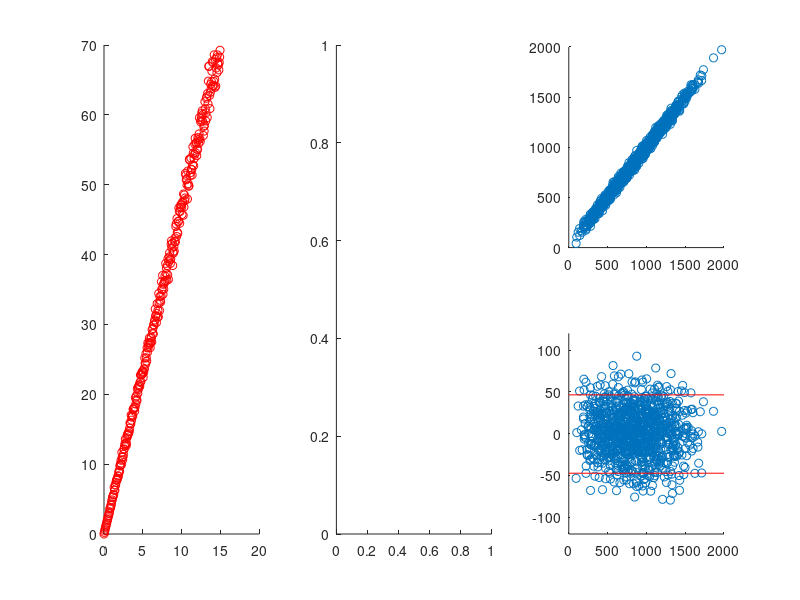

The MATLAB script that drew this image: (Note: this script raises an error after producing the figure.)

close all
eps=0;
set=[0,0]
for i=1:1000
a=[rand(1)*1500,rand(1)*1500,rand(1)*750];
b=[rand(1)*1500,rand(1)*1500,rand(1)*750];
an=a+[randn(),randn(),randn()]*eps;
bn=b+[randn(),randn(),randn()]*eps;
temp=a-b;
realdis=sqrt(sum(abs((temp.*temp))));
temp=an-bn;
experidis=sqrt(sum(abs((temp.*temp))));
set(1,i)=realdis;
set(2,i)=experidis;
end
subplot(231)
scatter(set(1,:),set(2,:))
subplot(234)
scatter(set(1,:),set(2,:)-set(1,:))
ylim([-120 120])

eps=10;
set=[0,0]
for i=1:1000
a=[rand(1)*1500,rand(1)*1500,rand(1)*750];
b=[rand(1)*1500,rand(1)*1500,rand(1)*750];
an=a+[randn(),randn(),randn()]*eps;
bn=b+[randn(),randn(),randn()]*eps;
temp=a-b;
realdis=sqrt(sum(abs((temp.*temp))));
temp=an-bn;
experidis=sqrt(sum(abs((temp.*temp))));
set(1,i)=realdis;
set(2,i)=experidis;
end
subplot(232)
scatter(set(1,:),set(2,:))
subplot(235)
scatter(set(1,:),set(2,:)-set(1,:))
ylim([-120 120])
temp=set(2,:)-set(1,:);
hold on
temp=sort(temp);
temp=temp([ceil(length(temp)*0.05),floor(length(temp)*0.95)]);
plot([0 2000],[temp(1),temp(1)],'r');plot([0 2000],[temp(2),temp(2)],'r')


eps=20;
set=[0,0]
for i=1:1000
a=[rand(1)*1500,rand(1)*1500,rand(1)*750];
b=[rand(1)*1500,rand(1)*1500,rand(1)*750];
an=a+[randn(),randn(),randn()]*eps;
bn=b+[randn(),randn(),randn()]*eps;
temp=a-b;
realdis=sqrt(sum(abs((temp.*temp))));
temp=an-bn;
experidis=sqrt(sum(abs((temp.*temp))));
set(1,i)=realdis;
set(2,i)=experidis;
end
subplot(233)
scatter(set(1,:),set(2,:))
subplot(236)
scatter(set(1,:),set(2,:)-set(1,:))
ylim([-120 120])
temp=set(2,:)-set(1,:)
%[mu,sigma,muci,sigmaci] =normfit(temp,0.05)
hold on
temp=sort(temp);
temp=temp([ceil(length(temp)*0.05),floor(length(temp)*0.95)]);
plot([0 2000],[temp(1),temp(1)],'r');plot([0 2000],[temp(2),temp(2)],'r')
%% concept picture
close all
subplot(131)
for eps=[0:0.05:15]

set=[0,0]
for i=1:1000
a=[rand(1)*1500,rand(1)*1500,rand(1)*750];
b=[rand(1)*1500,rand(1)*1500,rand(1)*750];
% an=a+[(rand(1)-0.5)/0.5,(rand(1)-0.5)/0.5,(rand(1)-0.5)/0.5]*eps;
% bn=b+[(rand(1)-0.5)/0.5,(rand(1)-0.5)/0.5,(rand(1)-0.5)/0.5]*eps;
an=a+[randn(),randn(),randn()]*eps;
bn=b+[randn(),randn(),randn()]*eps;
temp=a-b;
realdis=sqrt(sum(abs((temp.*temp))));
temp=an-bn;
experidis=sqrt(sum(abs((temp.*temp))));
set(1,i)=realdis;
set(2,i)=experidis;
end
temp=set(2,:)-set(1,:);
temp=sort(temp);
temp=temp([ceil(length(temp)*0.05),floor(length(temp)*0.95)]);
%[mu,sigma,muci,sigmaci] =normfit(temp);
%plot([eps,eps],muci,'r')
scatter(eps,temp(2)-temp(1),'r')
hold on

end
ylim([0 70])

%%   my result
subplot(132)
tempp=[];
load('V:\chuanyaoANDjiankang\3Dproject_DataFormXuGroupShare\230504CaliTest\2023_05_05_10_32_00_348618\DLCpredwcy2BY.mat')
temp=pred(:,:,1)-pred(:,:,2);
temp=sqrt(temp(:,1).^2+temp(:,2).^2+temp(:,3).^2);%plot(temp)
% k=[600:1000,1400:2000,2800:3300,3400:3600,3680:3880,4200:4300]
temp=temp(2500:3500); temp(isnan(temp))=[]; %temp=temp-mean(temp);
scatter(ones(1,length(temp)),temp);hold on
temp=sort(temp);
temp=temp([ceil(length(temp)*0.05),floor(length(temp)*0.95)]);
muci=temp;
plot([1-0.2,1+0.2],[muci(1),muci(1)],'r');hold on;plot([1-0.2,1+0.2],[muci(2),muci(2)],'r');hold on
%[mu,sigma,muci,sigmaci] =normfit(temp)
a=muci(2)-muci(1)
tempp=[tempp;temp];
%
load('V:\chuanyaoANDjiankang\3Dproject_DataFormXuGroupShare\230504CaliTest\2023_05_04_19_27_41_706046\DLCpredwcy2BY.mat')
temp=pred(:,:,1)-pred(:,:,2);
temp=sqrt(temp(:,1).^2+temp(:,2).^2+temp(:,3).^2);%plot(temp)
%k=[500:700,800:1200,1500:2100,2250:2350,2640:2740]
temp=temp(1500:2500); temp(isnan(temp))=[]; %temp=temp-mean(temp);              
scatter(ones(1,length(temp))*3,temp);hold on
temp=sort(temp);
temp=temp([ceil(length(temp)*0.05),floor(length(temp)*0.95)]);
muci=temp;
plot([3-0.2,3+0.2],[muci(1),muci(1)],'r');hold on;plot([3-0.2,3+0.2],[muci(2),muci(2)],'r');hold on
%[mu,sigma,muci,sigmaci] =normfit(temp)
b=muci(2)-muci(1)
tempp=[tempp;temp];
%
load('V:\chuanyaoANDjiankang\3Dproject_DataFormXuGroupShare\230504CaliTest\2023_05_04_19_27_41_706046\DLCpredwcy2BY.mat')
temp=pred(:,:,1)-pred(:,:,2);
temp=sqrt(temp(:,1).^2+temp(:,2).^2+temp(:,3).^2);%plot(temp)
temp=temp(4600:5600); temp(isnan(temp))=[];  %temp=temp-mean(temp);               
scatter(ones(1,length(temp))*2,temp);hold on
temp=sort(temp);
temp=temp([ceil(length(temp)*0.05),floor(length(temp)*0.95)]);
muci=temp;
plot([2-0.2,2+0.2],[muci(1),muci(1)],'r');hold on;plot([2-0.2,2+0.2],[muci(2),muci(2)],'r'); xlim([0.3 3.7]);ylim([200 900])
%[mu,sigma,muci,sigmaci] =normfit(temp)
c=muci(2)-muci(1)
tempp=[tempp;temp];

[a b c]
text(1,800,'31.90')
text(2,800,'33.85')
text(3,800,'31.79')
[mu,sigma,muci,sigmaci] =normfit(tempp)
d=muci(2)-muci(1)
%%
subplot(133)
for eps=[0:0.05:15]

set=[0,0]
for i=1:1000
a=[rand(1)*1500,rand(1)*1500,rand(1)*750];
b=[rand(1)*1500,rand(1)*1500,rand(1)*750];
% an=a+[(rand(1)-0.5)/0.5,(rand(1)-0.5)/0.5,(rand(1)-0.5)/0.5]*eps;
% bn=b+[(rand(1)-0.5)/0.5,(rand(1)-0.5)/0.5,(rand(1)-0.5)/0.5]*eps;
an=a+[randn(),randn(),randn()]*eps;
bn=b+[randn(),randn(),randn()]*eps;
temp=a-b;
realdis=sqrt(sum(abs((temp.*temp))));
temp=an-bn;
experidis=sqrt(sum(abs((temp.*temp))));
set(1,i)=realdis;
set(2,i)=experidis;
end
temp=set(2,:)-set(1,:);
temp=sort(temp);
temp=temp([ceil(length(temp)*0.05),floor(length(temp)*0.95)]);
%[mu,sigma,muci,sigmaci] =normfit(temp);
%plot([eps,eps],muci,'r')
scatter(eps,temp(2)-temp(1),'r')
hold on

end

%%

%%
hist(sqrt(3*3.6*(randn(1000,1).^2)))
aa=sort(sqrt(3*3.6*(randn(1000,1).^2)))







